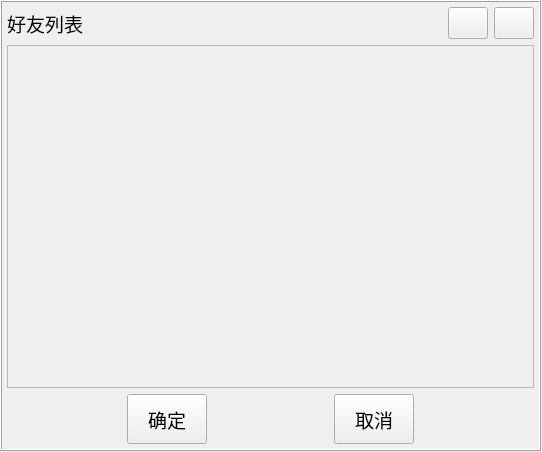
<?xml version="1.0" encoding="UTF-8"?>
<ui version="4.0">
 <class>ShareFile</class>
 <widget class="QWidget" name="ShareFile">
  <property name="geometry">
   <rect>
    <x>0</x>
    <y>0</y>
    <width>542</width>
    <height>452</height>
   </rect>
  </property>
  <property name="windowTitle">
   <string>Form</string>
  </property>
  <widget class="QFrame" name="frame">
   <property name="geometry">
    <rect>
     <x>0</x>
     <y>0</y>
     <width>541</width>
     <height>451</height>
    </rect>
   </property>
   <property name="frameShape">
    <enum>QFrame::Box</enum>
   </property>
   <property name="frameShadow">
    <enum>QFrame::Raised</enum>
   </property>
   <layout class="QVBoxLayout" name="verticalLayout">
    <property name="leftMargin">
     <number>5</number>
    </property>
    <property name="topMargin">
     <number>5</number>
    </property>
    <property name="rightMargin">
     <number>5</number>
    </property>
    <property name="bottomMargin">
     <number>5</number>
    </property>
    <item>
     <layout class="QHBoxLayout" name="horizontalLayout">
      <item>
       <widget class="QLabel" name="label_FriendList">
        <property name="font">
         <font>
          <family>Agency FB</family>
          <pointsize>14</pointsize>
         </font>
        </property>
        <property name="text">
         <string>好友列表</string>
        </property>
       </widget>
      </item>
      <item>
       <spacer name="horizontalSpacer">
        <property name="orientation">
         <enum>Qt::Horizontal</enum>
        </property>
        <property name="sizeHint" stdset="0">
         <size>
          <width>40</width>
          <height>20</height>
         </size>
        </property>
       </spacer>
      </item>
      <item>
       <widget class="QPushButton" name="pushButton_Min">
        <property name="minimumSize">
         <size>
          <width>0</width>
          <height>32</height>
         </size>
        </property>
        <property name="text">
         <string/>
        </property>
        <property name="icon">
         <iconset resource="res.qrc">
          <normaloff>:/res/minwindow.png</normaloff>:/res/minwindow.png</iconset>
        </property>
        <property name="iconSize">
         <size>
          <width>30</width>
          <height>30</height>
         </size>
        </property>
       </widget>
      </item>
      <item>
       <widget class="QPushButton" name="pushButton_Close">
        <property name="minimumSize">
         <size>
          <width>0</width>
          <height>32</height>
         </size>
        </property>
        <property name="text">
         <string/>
        </property>
        <property name="icon">
         <iconset resource="res.qrc">
          <normaloff>:/res/close.png</normaloff>:/res/close.png</iconset>
        </property>
        <property name="iconSize">
         <size>
          <width>30</width>
          <height>30</height>
         </size>
        </property>
       </widget>
      </item>
     </layout>
    </item>
    <item>
     <widget class="QScrollArea" name="scrollArea_ShowFriend">
      <property name="font">
       <font>
        <family>Agency FB</family>
        <pointsize>16</pointsize>
       </font>
      </property>
      <property name="widgetResizable">
       <bool>true</bool>
      </property>
      <widget class="QWidget" name="scrollAreaWidgetContents">
       <property name="geometry">
        <rect>
         <x>0</x>
         <y>0</y>
         <width>525</width>
         <height>330</height>
        </rect>
       </property>
      </widget>
     </widget>
    </item>
    <item>
     <layout class="QHBoxLayout" name="horizontalLayout_2">
      <item>
       <spacer name="horizontalSpacer_3">
        <property name="orientation">
         <enum>Qt::Horizontal</enum>
        </property>
        <property name="sizeHint" stdset="0">
         <size>
          <width>40</width>
          <height>20</height>
         </size>
        </property>
       </spacer>
      </item>
      <item>
       <widget class="QPushButton" name="pushButton_Confirm">
        <property name="minimumSize">
         <size>
          <width>50</width>
          <height>50</height>
         </size>
        </property>
        <property name="font">
         <font>
          <family>Bahnschrift</family>
          <pointsize>14</pointsize>
         </font>
        </property>
        <property name="text">
         <string>确定</string>
        </property>
       </widget>
      </item>
      <item>
       <spacer name="horizontalSpacer_2">
        <property name="orientation">
         <enum>Qt::Horizontal</enum>
        </property>
        <property name="sizeHint" stdset="0">
         <size>
          <width>40</width>
          <height>20</height>
         </size>
        </property>
       </spacer>
      </item>
      <item>
       <widget class="QPushButton" name="pushButton_Cancel">
        <property name="minimumSize">
         <size>
          <width>50</width>
          <height>50</height>
         </size>
        </property>
        <property name="font">
         <font>
          <family>Bahnschrift</family>
          <pointsize>14</pointsize>
         </font>
        </property>
        <property name="text">
         <string>取消</string>
        </property>
       </widget>
      </item>
      <item>
       <spacer name="horizontalSpacer_4">
        <property name="orientation">
         <enum>Qt::Horizontal</enum>
        </property>
        <property name="sizeHint" stdset="0">
         <size>
          <width>40</width>
          <height>20</height>
         </size>
        </property>
       </spacer>
      </item>
     </layout>
    </item>
   </layout>
  </widget>
 </widget>
 <resources>
  <include location="res.qrc"/>
 </resources>
 <connections/>
</ui>
